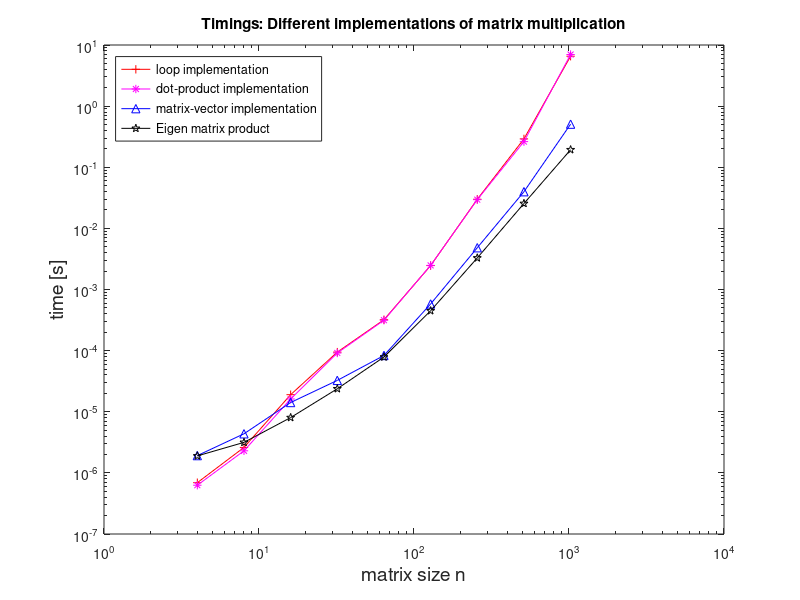

Source code (MATLAB):
delimiterIn = ' ';
headerlinesIn = 0;
times = importdata('mmtiming.dat', delimiterIn, headerlinesIn);

figure('name','mmtiming');
loglog(times(:,1),times(:,2),'r+-',...
     times(:,1),times(:,3),'m*-',...
     times(:,1),times(:,4),'b^-',...
     times(:,1),times(:,5),'kp-');
title('Timings: Different implementations of matrix multiplication');
xlabel('matrix size n','fontsize',14);
ylabel('time [s]','fontsize',14);
legend('loop implementation','dot-product implementation',...
       'matrix-vector implementation','Eigen matrix product',...
       'location','northwest');
print -depsc2 './mmtiming_cpp.eps';


